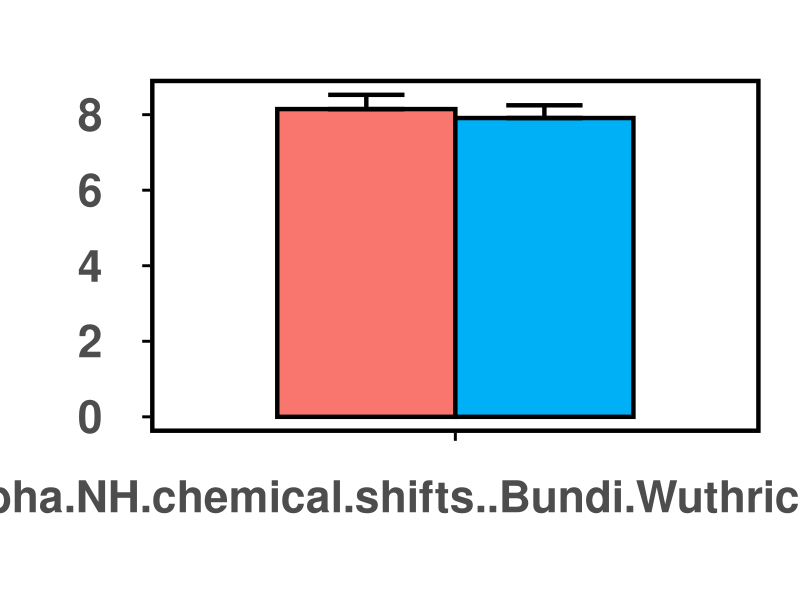
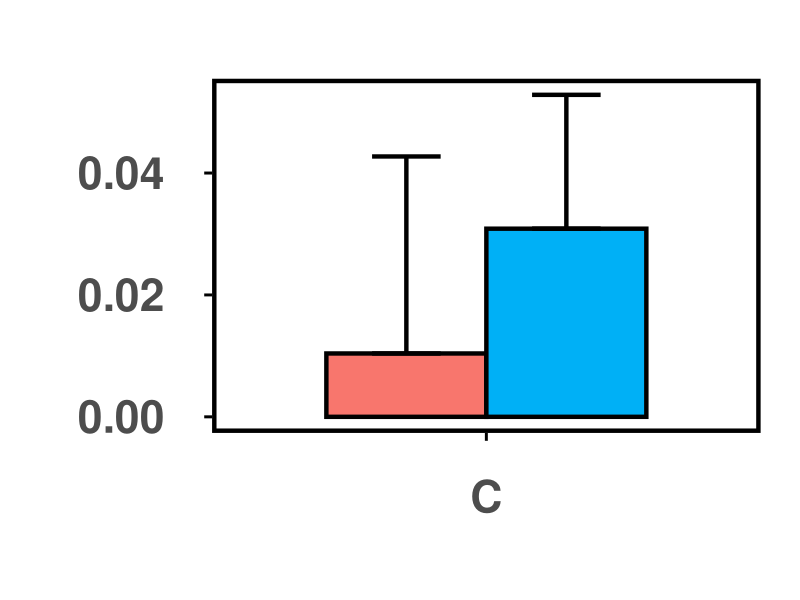
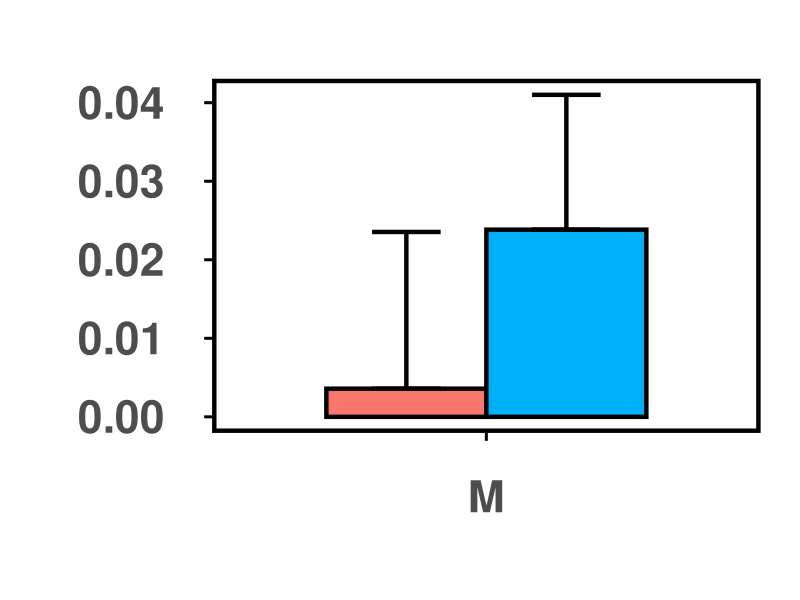
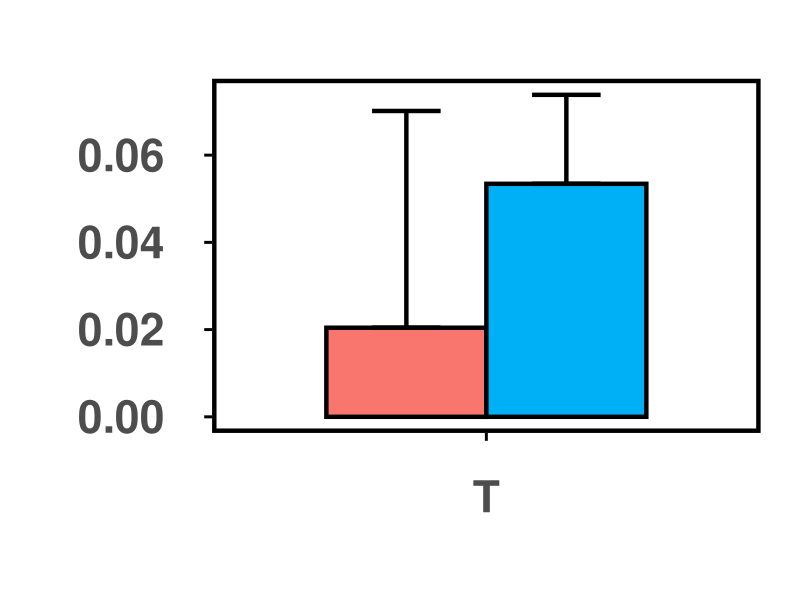
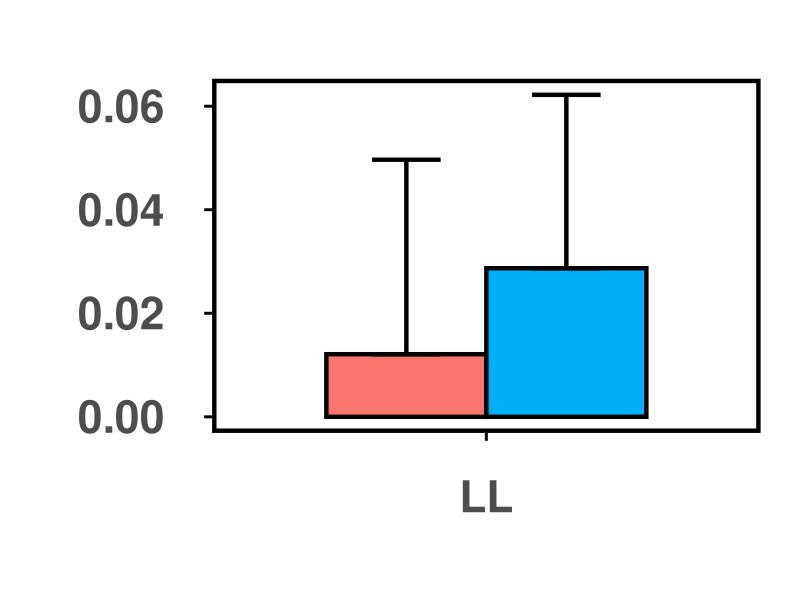
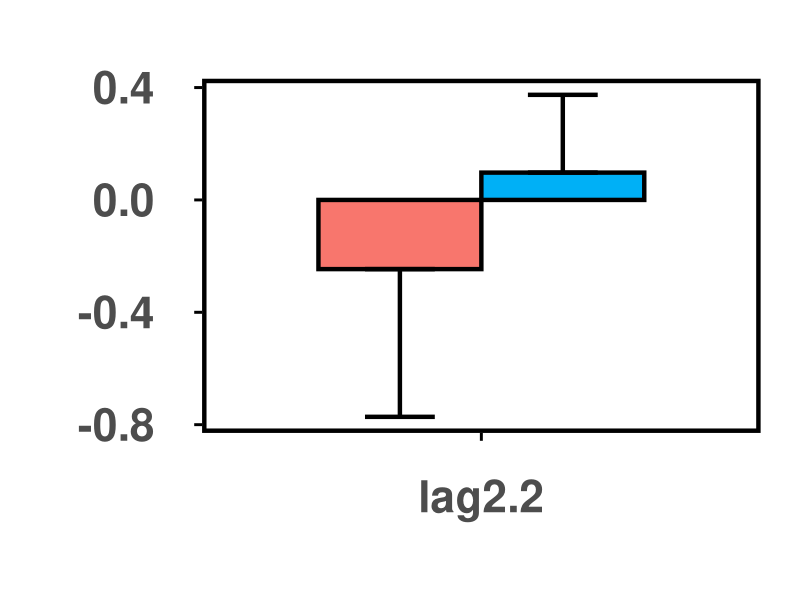
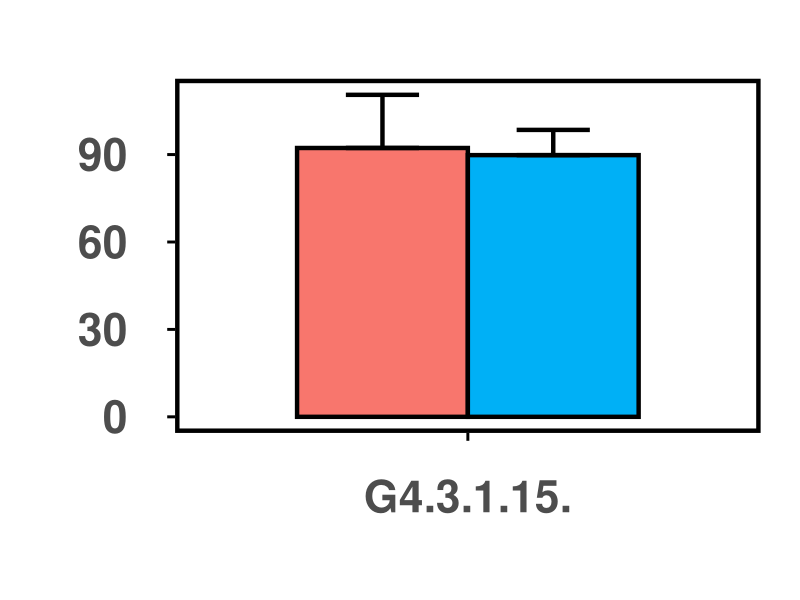
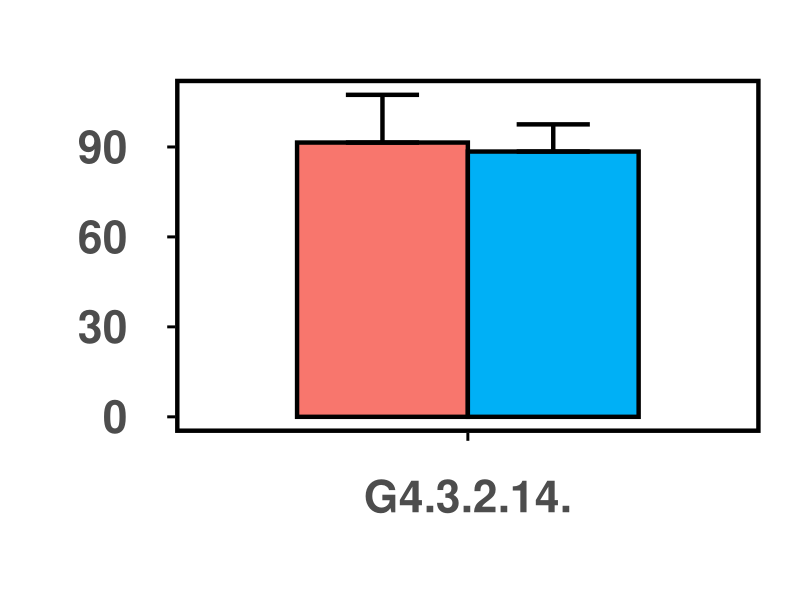

R code for these plots, in order:
#setwd("d:/R_test/plotting bar charts")
#setwd("~/Downloads")

#this.dir <- dirname(parent.frame(2)$ofile)
#setwd(this.dir)

library(readxl)
library(ggplot2)
#library(grid)
library(gridExtra)
library(ggthemes)
library(stringr)



df<-read_excel("Fig3C_dual_vs_tpos_desc.xlsx")
df<-na.omit(df)

subplot_num=20

plots<-list()

for(i in 1:subplot_num)
  {
   df_row<-df[i,]
   formatted_df<-data.frame(matrix(ncol=4,nrow=2))
   x<-c("Descriptors","Epitope_type","Mean","Stdev")
   colnames(formatted_df)<-x
   
   #print(df_row)
   #print("\n")
   #saves the name of the descriptors for the 2 cells of first row
   formatted_df[,1]<-(df_row)[1]    #df_row$Descriptors
   #saves the epitope types (saved as column names)
   formatted_df[1,2]<-colnames(df_row)[2]
   formatted_df[2,2]<-colnames(df_row)[4]
   #saves the mean values of the epitope types
   formatted_df[1,3]<-(df_row)[2]
   formatted_df[2,3]<-(df_row)[4]
   #saves standard dev 
   formatted_df[1,4]<-(df_row)[3]
   formatted_df[2,4]<-(df_row)[5]
   
   
   #print(formatted_df)
   #print(" ")
   #line<-readline()
   #reordering the epitope types to the order as their row index so that ggplots plots
   #the bars the way they appear in the df
   formatted_df$Epitope_type<-as.factor(formatted_df$Epitope_type)
   formatted_df$Epitope_type<-factor(formatted_df$Epitope_type, levels=formatted_df$Epitope_type[order(as.numeric(rownames(df)))])
  
   #this shows the variable classes of the dataframe
   #str(formatted_df)
   
   dodge<-position_dodge(width=0.7)
   limits<-aes(ymax=formatted_df$Mean + (formatted_df$Mean>0)*formatted_df$Stdev, ymin=formatted_df$Mean - (formatted_df$Mean<0)*formatted_df$Stdev)
    
   #p<-ggplot(data=formatted_df,aes(x=Descriptors,y=Mean, fill=Epitope_type))
   p<-ggplot(data=formatted_df,aes(x=Descriptors,y=Mean, fill=Epitope_type))
                                                                                #adjust this for size of frame around bar
   p<-p + geom_bar(stat="identity", position = dodge, width = 0.7,colour="black",size=1.5)
   
   p<-p + scale_fill_manual("legend",values=c("#F8766D","#00B0F6"))
   #dual #F8766D (red)
   #mono #283747 (black)
   #tpos #00B0F6 (blue)
   #bpos #6BB100 (green)
   
   p<-p + geom_errorbar(limits, position = dodge, width =0.3,size=1.5)
   
   
   p <- p + labs(x = " ", y = " ")
   p <- p + theme_few()
   p <- p + theme(legend.position="none")
   
   #adjusts the text size
   p <- p + theme(text=element_text(face="bold",size=40))
   
   #ignore this one for now
   #p <- p + theme(axis.line = element_line(size= 0.5, colour="black"))
   
   #adjusts the text distances from the axis, adjust the first numerical parameter
   p <- p + theme(axis.text.x = element_text(margin=margin(1,1,1,1,"cm")),
            axis.text.y = element_text(margin=margin(1,1,1,1,"cm")))
   
   #adjusts the frame around the picture
   p <- p + theme(panel.border = element_rect(colour = "black", fill=NA, size=3))
   
   #adjest  of the tick marks
   p <- p + theme(axis.ticks.length = unit(.2, "cm"), axis.ticks = element_line(size = 1, colour="black")) 
   
   # Add white space aroung the plot's margins
   
   p <- p + theme(plot.margin = margin(2, 1, -0.5, -0.5, "cm"))
   
  # print(p)
   
   plots[[i]]<-p
   

   

#this part saves the pictures to file   
   filename=paste0("Fig3C_dual_vs_tpos", i, ".pdf")
   pdf(filename)
   print(p)
   dev.off()
   
  }


#library(egg)
#ggarrange(plots[[1]],plots[[9]], ncol = 1)


#library(grid)
#grid.newpage()
#pushViewport(viewport(layout=grid.layout(1,5,heights=c(0.40,0.60))))
#print(plots[[1]], vp=viewport(layout.pos.row=1,layout.pos.col=1))
#print(plots[[2]], vp=viewport(layout.pos.row=1,layout.pos.col=2))
#print(plots[[3]], vp=viewport(layout.pos.row=1,layout.pos.col=3))
#print(plots[[4]], vp=viewport(layout.pos.row=1,layout.pos.col=4))
#print(plots[[5]], vp=viewport(layout.pos.row=1,layout.pos.col=5))



#do.call(grid.arrange(arrangeGrob(c(plots, ncol=5))))
#grid.arrange(arrangeGrobs(plots))


#this part attempts to save multiple plots together. Note that grid.arrange can be used with the whole plot vector instead of individual elements of it.
#the plotting together works up to 8 subplots. More will result in errornous display that are not corrigible with scaling the picture and is
#the error is retained inside the saved image file. Irrelevant of the file format (e.g. png, pdf)

#grid.arrange(plots[[1]],plots[[2]],plots[[3]],nrow=1,ncol=3) 
#pdf("plot.pdf")
#do.call("grid.arrange",c(plots,nrow=1))#,nrow=1,ncol=length(plots)))
#dev.off()